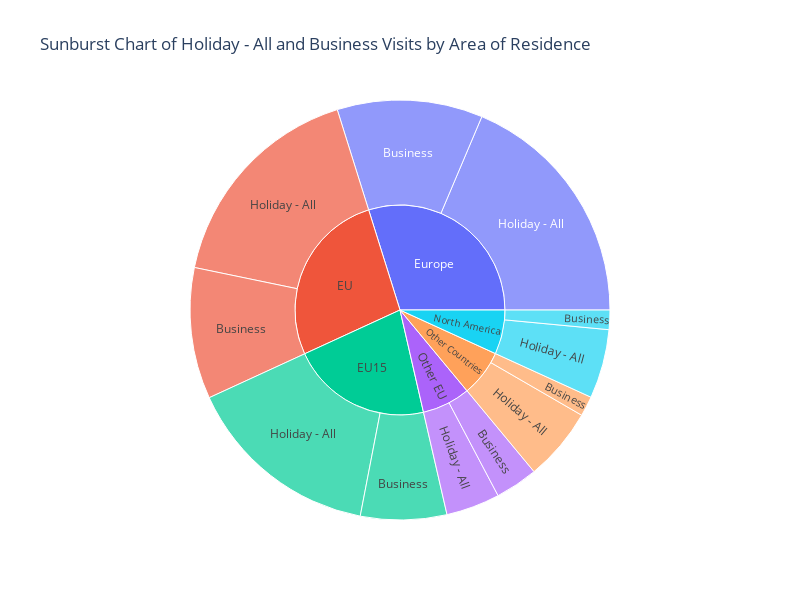

The code cell stored with this chart in its notebook:
### Code cell
# Filter the data for 'Holiday - All' and 'Business'
filtered_data = TravelTrends_df[TravelTrends_df['Purpose of Visit'].isin(['Holiday - All', 'Business'])]
filtered_data = filtered_data[(filtered_data['Area of Residence'] != 'World Total')]
# Group the data by Area of Residence and Purpose of Visit
grouped_data = filtered_data.groupby(['Area of Residence', 'Purpose of Visit'])['Visits by Purpose'].sum().reset_index()

# Create a sunburst chart
fig = px.sunburst(grouped_data, 
                  path=['Area of Residence', 'Purpose of Visit'], 
                  values='Visits by Purpose',
                  title='Sunburst Chart of Holiday - All and Business Visits by Area of Residence',
                  height=600,  
                  width=800)  

fig.show()

### Figure 1 — Plotly figure (JSON) as saved in the notebook; plotly's stock layout.template omitted (floating-point values rounded to 4 significant figures)
{"data": [{"branchvalues": "total", "domain": {"x": [0, 1], "y": [0, 1]}, "hovertemplate": "labels=%{label}<br>Visits by Purpose=%{value}<br>parent=%{parent}<br>id=%{id}<extra></extra>", "ids": ["EU/Business", "EU15/Business", "Europe/Business", "North America/Business", "Other Countries/Business", "Other EU/Business", "EU/Holiday - All", "EU15/Holiday - All", "Europe/Holiday - All", "North America/Holiday - All", "Other Countries/Holiday - All", "Other EU/Holiday - All", "EU", "EU15", "Europe", "North America", "Other Countries", "Other EU"], "labels": ["Business", "Business", "Business", "Business", "Business", "Business", "Holiday - All", "Holiday - All", "Holiday - All", "Holiday - All", "Holiday - All", "Holiday - All", "EU", "EU15", "Europe", "North America", "Other Countries", "Other EU"], "name": "", "parents": ["EU", "EU15", "Europe", "North America", "Other Countries", "Other EU", "EU", "EU15", "Europe", "North America", "Other Countries", "Other EU", "", "", "", "", "", ""], "type": "sunburst", "values": [32278000, 21181000, 35787000, 4778000, 4915000, 10487000, 54054000, 48255000, 59498000, 16999000, 17966000, 13227000, 86332000, 69436000, 95285000, 21777000, 22881000, 23714000]}], "layout": {"height": 600, "legend": {"tracegroupgap": 0}, "title": {"text": "Sunburst Chart of Holiday - All and Business Visits by Area of Residence"}, "width": 800}}
